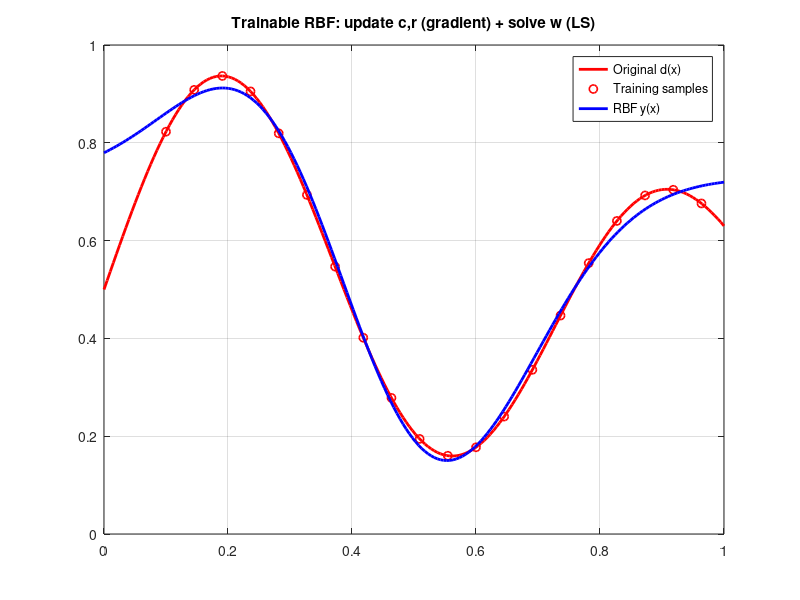

Reproduce this figure in MATLAB.
clc; clear; close all;

%% =========================
%  DATA (20 training samples)
%  x in [0.1, 1], step 1/22 -> 20 points
%  d(x) = (1 + 0.6 sin(2πx/0.7) + 0.3 sin(2πx)) / 2
%% =========================
x = 0.1 : 1/22 : 1;
d = (1 + 0.6*sin(2*pi*x/0.7) + 0.3*sin(2*pi*x)) / 2;
N = length(x);

%% =========================
%  INITIAL PARAMETERS
%  Two Gaussian RBFs:
%    φ_i(x) = exp( - (x - c_i)^2 / (2 r_i^2) )
%  Output:
%    y(x) = w1*φ1(x) + w2*φ2(x) + b
%% =========================
c1 = 0.25;  c2 = 0.75;
r1 = 0.18;  r2 = 0.18;

% learning rates for center/radius updates
eta_c = 0.005;
eta_r = 0.001;

epochs = 2000;

% stability clamps (keep parameters meaningful)
c_min = 0;    c_max = 1;
r_min = 0.05; r_max = 0.50;

%% =========================
%  TRAINING LOOP
%  We do:
%   1) compute φ1, φ2 using current c,r
%   2) compute best w1,w2,b via least squares (stable)
%   3) update c and r by gradient descent using chain rule
%% =========================
for epoch = 1:epochs

    % -------- 1) RBF FEATURES (hidden layer outputs) --------
    % φ1(x) = exp( - (x - c1)^2 / (2 r1^2) )
    % φ2(x) = exp( - (x - c2)^2 / (2 r2^2) )
    phi1 = exp( - (x - c1).^2 ./ (2*r1^2) );
    phi2 = exp( - (x - c2).^2 ./ (2*r2^2) );

    % -------- 2) OUTPUT LAYER (solve w1,w2,b exactly) --------
    % For all samples we want: d ≈ w1*phi1 + w2*phi2 + b
    %
    % Matrix form:
    %   A = [phi1  phi2  1]
    %   theta = [w1; w2; b]
    %   A*theta ≈ d
    %
    % Least squares solution:
    %   theta = argmin ||A*theta - d||^2
    A = [phi1(:), phi2(:), ones(N,1)];
    theta = A \ d(:);     % solves least squares
    w1 = theta(1); w2 = theta(2); b = theta(3);

    % predictions and error:
    y = (A*theta).';      % y_n
    e = y - d;            % e_n = y_n - d_n

    % Loss:
    %   E = 1/2 * sum_n e_n^2

    % -------- 3) "BACKPROP" PART: gradients for c and r --------
    % Chain rule:
    %   dE/dp = sum_n ( e_n * dy_n/dp )
    %
    % Since y_n = w1*φ1n + w2*φ2n + b:
    %   dy/dc1 = w1 * dφ1/dc1
    %   dy/dr1 = w1 * dφ1/dr1
    %   dy/dc2 = w2 * dφ2/dc2
    %   dy/dr2 = w2 * dφ2/dr2

    % Derivatives of Gaussian φ(x)=exp(-(x-c)^2/(2r^2)):
    %
    %   dφ/dc = φ * (x - c) / r^2
    %   dφ/dr = φ * (x - c)^2 / r^3

    dphi1_dc1 = phi1 .* (x - c1) / (r1^2);
    dphi2_dc2 = phi2 .* (x - c2) / (r2^2);

    dphi1_dr1 = phi1 .* (x - c1).^2 / (r1^3);
    dphi2_dr2 = phi2 .* (x - c2).^2 / (r2^3);

    % Gradients of E:
    %   dE/dc1 = sum_n [ e_n * (w1 * dφ1n/dc1) ]
    %   dE/dr1 = sum_n [ e_n * (w1 * dφ1n/dr1) ]
    grad_c1 = sum( e .* (w1 * dphi1_dc1) );
    grad_c2 = sum( e .* (w2 * dphi2_dc2) );

    grad_r1 = sum( e .* (w1 * dphi1_dr1) );
    grad_r2 = sum( e .* (w2 * dphi2_dr2) );

    % Gradient descent updates:
    %   p <- p - η * dE/dp
    c1 = c1 - eta_c * grad_c1;
    c2 = c2 - eta_c * grad_c2;

    r1 = r1 - eta_r * grad_r1;
    r2 = r2 - eta_r * grad_r2;

    % -------- 4) CLAMP FOR STABILITY --------
    % Keep centers in [0,1], radii in [r_min, r_max]
    c1 = min(max(c1, c_min), c_max);
    c2 = min(max(c2, c_min), c_max);

    r1 = min(max(r1, r_min), r_max);
    r2 = min(max(r2, r_min), r_max);
end

%% =========================
%  TEST / PLOT
%% =========================
x_test = linspace(0,1,200);
d_test = (1 + 0.6*sin(2*pi*x_test/0.7) + 0.3*sin(2*pi*x_test)) / 2;

phi1t = exp( - (x_test - c1).^2 ./ (2*r1^2) );
phi2t = exp( - (x_test - c2).^2 ./ (2*r2^2) );
y_test = w1*phi1t + w2*phi2t + b;

figure;
plot(x_test, d_test, 'r-', 'LineWidth', 2); hold on;
plot(x, d, 'ro', 'MarkerSize', 6, 'LineWidth', 1.2);
plot(x_test, y_test, 'b-', 'LineWidth', 2);
grid on;
legend('Original d(x)','Training samples','RBF y(x)');
title('Trainable RBF: update c,r (gradient) + solve w (LS)');

fprintf('Final: w1=%.4f, w2=%.4f, b=%.4f\n', w1,w2,b);
fprintf('Final: c1=%.4f, r1=%.4f, c2=%.4f, r2=%.4f\n', c1,r1,c2,r2);
